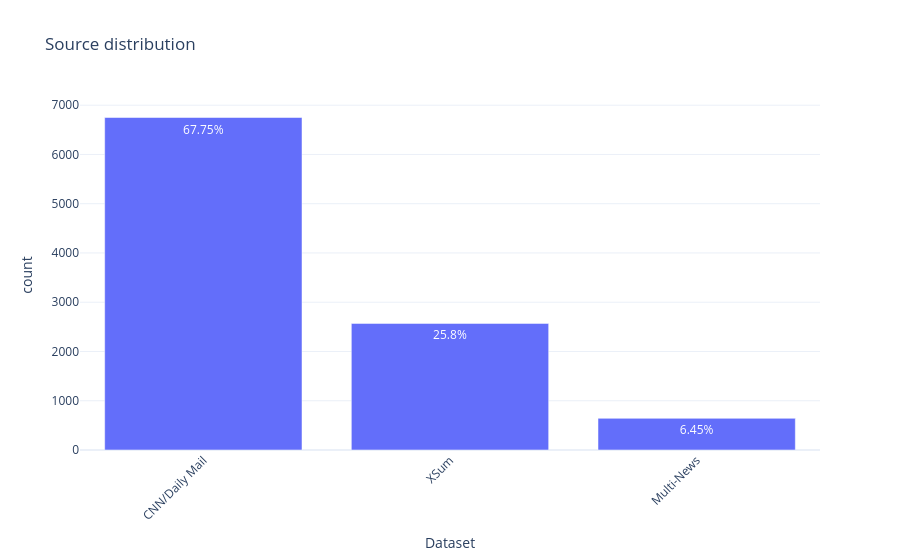

Notebook cell for this chart:
### Code cell
## 1) Source distribution
src_dist = df['Dataset'].value_counts()

plot_df = (
    src_dist
    .reset_index()
    .rename(columns={"index": "Dataset"})
)
plot_df["percent"] = (plot_df["count"] / plot_df['count'].sum()) *100

fig = px.bar(
    plot_df,
    x="Dataset",
    y="count",
    text=plot_df["percent"].round(2).astype(str) + "%",
    title="Source distribution",
    template="plotly_white",
)
fig.update_traces(textposition="inside", textfont_size=12)
fig.update_layout(xaxis_tickangle=-45)
fig

### Figure 1 — Plotly figure (JSON) as saved in the notebook; plotly's stock layout.template omitted (floating-point values rounded to 4 significant figures)
{"data": [{"hovertemplate": "Dataset=%{x}<br>count=%{y}<br>text=%{text}<extra></extra>", "legendgroup": "", "marker": {"color": "#636efa", "pattern": {"shape": ""}}, "name": "", "orientation": "v", "showlegend": false, "text": ["67.75%", "25.8%", "6.45%"], "textfont": {"size": 12}, "textposition": "inside", "type": "bar", "x": ["CNN/Daily Mail", "XSum", "Multi-News"], "xaxis": "x", "y": [6750, 2570, 643], "yaxis": "y"}], "layout": {"barmode": "relative", "legend": {"tracegroupgap": 0}, "title": {"text": "Source distribution"}, "xaxis": {"anchor": "y", "domain": [0, 1], "tickangle": -45, "title": {"text": "Dataset"}}, "yaxis": {"anchor": "x", "domain": [0, 1], "title": {"text": "count"}}}}
